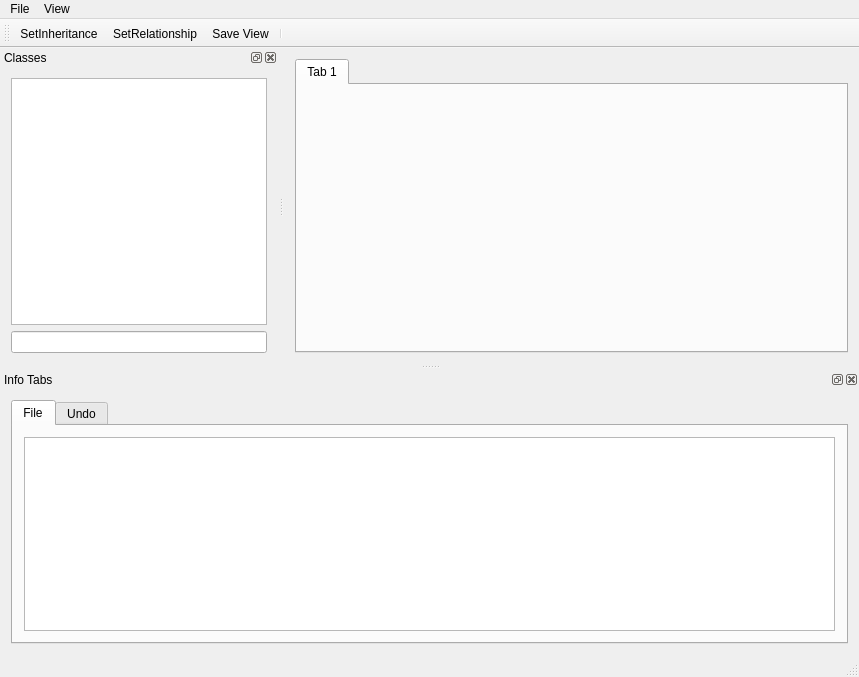
<?xml version="1.0" encoding="UTF-8"?>
<ui version="4.0">
 <class>dbse::SchemaMainWindow</class>
 <widget class="QMainWindow" name="dbse::SchemaMainWindow">
  <property name="geometry">
   <rect>
    <x>0</x>
    <y>0</y>
    <width>859</width>
    <height>677</height>
   </rect>
  </property>
  <property name="windowTitle">
   <string>MainWindow</string>
  </property>
  <widget class="QWidget" name="CentralWidget">
   <layout class="QGridLayout" name="gridLayout">
    <item row="0" column="0">
     <widget class="QTabWidget" name="TabWidget">
      <property name="currentIndex">
       <number>0</number>
      </property>
      <widget class="QWidget" name="Tab1">
       <attribute name="title">
        <string>Tab 1</string>
       </attribute>
      </widget>
     </widget>
    </item>
   </layout>
  </widget>
  <widget class="QMenuBar" name="MenuBar">
   <property name="geometry">
    <rect>
     <x>0</x>
     <y>0</y>
     <width>859</width>
     <height>22</height>
    </rect>
   </property>
   <widget class="QMenu" name="MenuFile">
    <property name="title">
     <string>File</string>
    </property>
    <addaction name="OpenFileSchema"/>
    <addaction name="CreateNewSchema"/>
    <addaction name="SaveSchema"/>
    <addaction name="separator"/>
    <addaction name="Exit"/>
   </widget>
   <widget class="QMenu" name="MenuView">
    <property name="title">
     <string>View</string>
    </property>
    <addaction name="SaveView"/>
    <addaction name="LoadView"/>
    <addaction name="separator"/>
    <addaction name="PrintView"/>
   </widget>
   <addaction name="MenuFile"/>
   <addaction name="MenuView"/>
  </widget>
  <widget class="QToolBar" name="MainToolBar">
   <property name="windowTitle">
    <string>View toolbar</string>
   </property>
   <attribute name="toolBarArea">
    <enum>TopToolBarArea</enum>
   </attribute>
   <attribute name="toolBarBreak">
    <bool>false</bool>
   </attribute>
   <addaction name="SetInheritance"/>
   <addaction name="SetRelationship"/>
   <addaction name="SaveView"/>
   <addaction name="separator"/>
  </widget>
  <widget class="QStatusBar" name="StatusBar"/>
  <widget class="QDockWidget" name="ClassWidget">
   <property name="windowTitle">
    <string>Classes</string>
   </property>
   <attribute name="dockWidgetArea">
    <number>1</number>
   </attribute>
   <widget class="QWidget" name="ClassWidgetContents">
    <layout class="QVBoxLayout" name="verticalLayout_4">
     <item>
      <widget class="QTableView" name="ClassTableView"/>
     </item>
     <item>
      <widget class="QLineEdit" name="ClassTableSearchLine"/>
     </item>
    </layout>
   </widget>
  </widget>
  <widget class="QDockWidget" name="DockWidget">
   <property name="windowTitle">
    <string>Info Tabs</string>
   </property>
   <attribute name="dockWidgetArea">
    <number>8</number>
   </attribute>
   <widget class="QWidget" name="DockWidgetContents">
    <layout class="QVBoxLayout" name="verticalLayout_3">
     <item>
      <widget class="QTabWidget" name="TabWidget1">
       <property name="currentIndex">
        <number>0</number>
       </property>
       <widget class="QWidget" name="FileTab">
        <attribute name="title">
         <string>File</string>
        </attribute>
        <layout class="QVBoxLayout" name="verticalLayout_2">
         <item>
          <widget class="QTableView" name="FileView"/>
         </item>
        </layout>
       </widget>
       <widget class="QWidget" name="UndoTab">
        <attribute name="title">
         <string>Undo</string>
        </attribute>
        <layout class="QVBoxLayout" name="verticalLayout_5">
         <item>
          <widget class="QUndoView" name="UndoView"/>
         </item>
        </layout>
       </widget>
      </widget>
     </item>
    </layout>
   </widget>
  </widget>
  <action name="OpenFileSchema">
   <property name="text">
    <string>Open Schema</string>
   </property>
  </action>
  <action name="SaveSchema">
   <property name="text">
    <string>Save Schema</string>
   </property>
  </action>
  <action name="Exit">
   <property name="icon">
    <iconset>
     <normaloff>:/icons/fail.xpm</normaloff>:/icons/fail.xpm</iconset>
   </property>
   <property name="text">
    <string>Exit</string>
   </property>
  </action>
  <action name="CreateNewSchema">
   <property name="text">
    <string>Create New Schema</string>
   </property>
  </action>
  <action name="AddClass">
   <property name="icon">
    <iconset>
     <normaloff>:/icons/new_class.xpm</normaloff>:/icons/new_class.xpm</iconset>
   </property>
   <property name="text">
    <string>AddClass</string>
   </property>
  </action>
  <action name="SetRelationship">
   <property name="checkable">
    <bool>true</bool>
   </property>
   <property name="icon">
    <iconset>
     <normaloff>:/icons/link2.xpm</normaloff>:/icons/link2.xpm</iconset>
   </property>
   <property name="text">
    <string>SetRelationship</string>
   </property>
  </action>
  <action name="SetInheritance">
   <property name="checkable">
    <bool>true</bool>
   </property>
   <property name="icon">
    <iconset>
     <normaloff>:/icons/glink.xpm</normaloff>:/icons/glink.xpm</iconset>
   </property>
   <property name="text">
    <string>SetInheritance</string>
   </property>
  </action>
  <action name="SaveView">
   <property name="icon">
    <iconset>
     <normaloff>:/icons/save.xpm</normaloff>:/icons/save.xpm</iconset>
   </property>
   <property name="text">
    <string>Save View</string>
   </property>
  </action>
  <action name="LoadFileSchema">
   <property name="text">
    <string>Load Schema</string>
   </property>
  </action>
  <action name="LoadView">
   <property name="text">
    <string>Load View</string>
   </property>
  </action>
  <action name="PrintView">
   <property name="text">
    <string>Print View</string>
   </property>
  </action>
 </widget>
 <layoutdefault spacing="6" margin="11"/>
 <customwidgets>
  <customwidget>
   <class>QUndoView</class>
   <extends>QListView</extends>
   <header>qundoview.h</header>
  </customwidget>
 </customwidgets>
 <resources>
  <include location="../resources.qrc"/>
 </resources>
 <connections/>
</ui>
